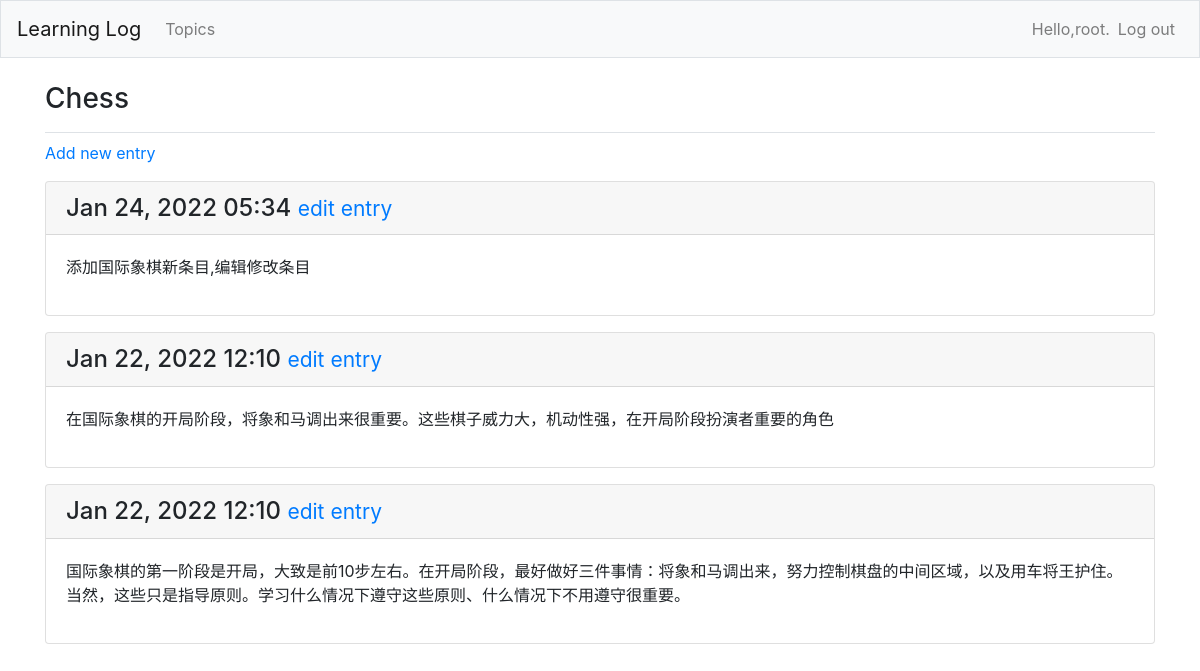
The page /topics/1/ (signed in) on the database its author committed.
### learning_logs/models.py (models this page shows, shortened)
class Topic(models.Model):
    text = models.CharField(max_length=200)
    date_added = models.DateTimeField(auto_now_add=True)
    owner = models.ForeignKey(User, on_delete=models.CASCADE)
    def __str__(self):
        return self.text

class Entry(models.Model):
    topic = models.ForeignKey(Topic, on_delete=models.CASCADE)
    text = models.TextField()
    date_added = models.DateTimeField(auto_now_add=True)
    class Meta:
        verbose_name_plural = 'entries'

### learning_logs/views.py (the view)
# urls.py: path('topics/<int:topic_id>/', views.topic, name='topic'),
@login_required()
def topic(request, topic_id):
    topic = Topic.objects.get(id=topic_id)
    check_topic_owner(request, topic)
    entries = topic.entry_set.order_by('-date_added')
    context = {'topic': topic, 'entries': entries}
    return render(request, 'learning_logs/topic.html', context)

### learning_logs/views.py (called while the page is built)
def check_topic_owner(request, topic):
    if topic.owner != request.user:
        raise Http404

### learning_logs/templates/learning_logs/topic.html
{% extends 'learning_logs/base.html' %}
{% block page_header %}
    <h3>{{ topic }}</h3>
{% endblock page_header %}
{% block content %}
    <p>
        <a href="{% url 'learning_logs:new_entry' topic.id %}">Add new entry</a>
    </p>
    {% for entry in entries %}
        <div class="card mb-3">
            <h4 class="card-header">
                {{ entry.date_added|date:'M d, Y H:i' }}
                <small><a href="{% url 'learning_logs:edit_entry' entry.id %}">
                    edit entry</a> </small>
            </h4>
            <div class="card-body">
                {{ entry.text|linebreaks }}
            </div>
        </div>
        {% empty %}
            <p>There are no entries for this topic yet.</p>
        {% endfor %}
{% endblock content %}

### learning_logs/templates/learning_logs/base.html (shortened to what this page needs)
{% load bootstrap4 %}
<!DOCTYPE html>
<html lang="en">
<head>
    {% bootstrap_css %}
</head>
<body>
    <nav class="navbar navbar-expand-md navbar-light bg-light mb-4 border">
        <a class="navbar-brand" href="{% url 'learning_logs:index' %}">
            Learning Log</a>
        <div class="collapse navbar-collapse" id="navbarCollapse">
            <ul class="navbar-nav mr-auto">
                <li class="nav-item">
                    <a class="nav-link" href="{% url 'learning_logs:topics' %}">
                        Topics</a></li>
            </ul>
            <ul class="navbar-nav ml-auto">
                {% if user.is_authenticated %}
                    <li class="nav-item">
                        <span class="navbar-text">Hello,{{ user.username }}.</span>
                    </li>
                    <li class="nav-item">
                        <a class="nav-link" href="{% url 'users:logout' %}">Log out</a>
                    </li>
                {% endif %}
            </ul>
        </div>
    </nav>
    <main role="main" class="container">
        <div class="pb-2 mb-2 border-bottom">
            {% block page_header %}{% endblock page_header %}
        </div>
        <div>
            {% block content %}{% endblock content %}
        </div>
    </main>
</body>
</html>

### rows shown on the page
Topic: text "Chess"
Entry: date_added "Jan 24, 2022 05:34", text "添加国际象棋新条目,编辑修改条目"
Entry: date_added "Jan 22, 2022 12:10", text "在国际象棋的开局阶段，将象和马调出来很重要。这些棋子威力大，机动性强，在开局阶段扮演者重要的角色"
Entry: date_added "Jan 22, 2022 12:10", text "国际象棋的第一阶段是开局，大致是前10步左右。在开局阶段，最好做好三件事情：将象和马调出来，努力控制棋盘的中间区域，以及用车将王护住。 当然，这些只是指导原则。学习什么情况下遵守这些原则、什么情况下不用遵守很重要。"

### other values the page prints
{{ user.username }} "root"
